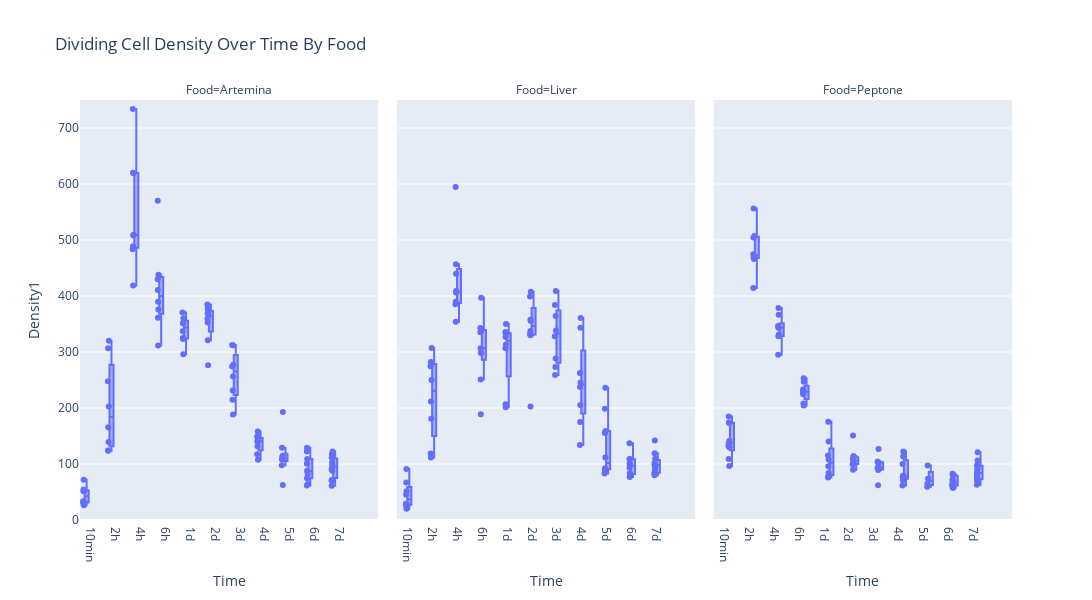

Write notebook code for a chart like this one.
### Markdown cell above
We have various formatting options that are simply arguments to our plotting function, including ones you might expect like range_x, range_y, width, height, and title.

### Code cell
px.box(df, x='Time', y='Density1', points='all', facet_col='Food', range_x=[-0.5,11.5], range_y=[0, 750], width=1200, height=600, title='Dividing Cell Density Over Time By Food')

### Figure 1 — Plotly figure (JSON) as saved in the notebook; plotly's stock layout.template omitted (floating-point values rounded to 4 significant figures)
{"data": [{"alignmentgroup": "True", "boxpoints": "all", "hovertemplate": "Food=Artemina<br>Time=%{x}<br>Density1=%{y}<extra></extra>", "legendgroup": "", "marker": {"color": "#636efa"}, "name": "", "notched": false, "offsetgroup": "", "orientation": "v", "showlegend": false, "type": "box", "x": ["10min", "10min", "10min", "10min", "10min", "10min", "10min", "10min", "2h", "2h", "2h", "2h", "2h", "2h", "2h", "2h", "4h", "4h", "4h", "4h", "4h", "4h", "4h", "4h", "6h", "6h", "6h", "6h", "6h", "6h", "6h", "6h", "1d", "1d", "1d", "1d", "1d", "1d", "1d", "1d", "2d", "2d", "2d", "2d", "2d", "2d", "2d", "2d", "3d", "3d", "3d", "3d", "3d", "3d", "3d", "3d", "4d", "4d", "4d", "4d", "4d", "4d", "4d", "4d", "5d", "5d", "5d", "5d", "5d", "5d", "5d", "5d", "5d", "6d", "6d", "6d", "6d", "6d", "6d", "6d", "6d", "6d", "6d", "7d", "7d", "7d", "7d", "7d", "7d", "7d", "7d", "7d", "7d", "7d"], "x0": " ", "xaxis": "x", "y": [51.18, 30.52, 54.46, 31.86, 51.76, 72.04, 26.42, 33.64, 202.5, 319.9, 123.8, 123.9, 247.7, 165.6, 306.7, 139.4, 418.9, 483.5, 488.9, 620.1, 508.6, 619.3, 733.8, 508.9, 311.5, 375.8, 438.1, 569.9, 429.8, 361.1, 410.7, 389.7, 296.1, 323.2, 325.0, 350.8, 351.8, 360.3, 370.7, 336.9, 370.2, 352.6, 377.2, 368.7, 321.0, 276.5, 359.2, 384.9, 312.2, 256.4, 312.4, 277.3, 274.0, 231.3, 188.3, 214.7, 131.7, 117.6, 107.6, 143.2, 149.3, 141.1, 139.8, 158.1, 97.96, 192.8, 113.9, 62.57, 128.8, 109.6, 107.7, 114.8, 110.1, 122.1, 88.13, 64.11, 82.01, 129.0, 100.3, 109.0, 61.39, 86.87, 74.45, 70.84, 122.4, 99.6, 87.83, 90.05, 61.27, 70.77, 94.92, 117.9, 103.3, 111.7], "y0": " ", "yaxis": "y"}, {"alignmentgroup": "True", "boxpoints": "all", "hovertemplate": "Food=Liver<br>Time=%{x}<br>Density1=%{y}<extra></extra>", "legendgroup": "", "marker": {"color": "#636efa"}, "name": "", "notched": false, "offsetgroup": "", "orientation": "v", "showlegend": false, "type": "box", "x": ["10min", "10min", "10min", "10min", "10min", "10min", "10min", "10min", "2h", "2h", "2h", "2h", "2h", "2h", "2h", "2h", "4h", "4h", "4h", "4h", "4h", "4h", "4h", "4h", "6h", "6h", "6h", "6h", "6h", "6h", "6h", "6h", "6h", "1d", "1d", "1d", "1d", "1d", "1d", "1d", "1d", "2d", "2d", "2d", "2d", "2d", "2d", "2d", "2d", "3d", "3d", "3d", "3d", "3d", "3d", "3d", "3d", "4d", "4d", "4d", "4d", "4d", "4d", "4d", "4d", "5d", "5d", "5d", "5d", "5d", "5d", "5d", "5d", "5d", "5d", "6d", "6d", "6d", "6d", "6d", "6d", "6d", "6d", "6d", "6d", "7d", "7d", "7d", "7d", "7d", "7d", "7d", "7d", "7d", "7d", "7d"], "x0": " ", "xaxis": "x2", "y": [28.82, 66.93, 45.3, 51.29, 26.5, 28.0, 90.9, 20.02, 111.5, 180.9, 307.1, 118.8, 274.4, 211.6, 282.3, 250.0, 406.1, 409.1, 353.8, 389.9, 456.8, 594.5, 385.2, 439.8, 250.9, 189.0, 306.6, 298.5, 335.1, 342.9, 298.1, 337.8, 396.9, 201.4, 206.7, 349.8, 335.5, 313.5, 326.7, 306.8, 331.6, 202.8, 332.1, 337.5, 357.8, 330.0, 355.4, 407.5, 399.2, 288.4, 273.1, 328.0, 258.9, 364.2, 338.2, 383.8, 409.0, 133.8, 205.5, 175.1, 262.4, 245.5, 360.5, 343.1, 237.6, 82.91, 155.2, 89.93, 90.79, 158.9, 92.12, 111.8, 91.46, 236.3, 198.5, 101.0, 93.48, 136.9, 108.6, 81.29, 76.99, 108.9, 82.0, 83.65, 99.94, 94.26, 79.89, 83.08, 81.9, 98.4, 101.7, 88.87, 98.61, 141.8, 109.2, 119.1], "y0": " ", "yaxis": "y2"}, {"alignmentgroup": "True", "boxpoints": "all", "hovertemplate": "Food=Peptone<br>Time=%{x}<br>Density1=%{y}<extra></extra>", "legendgroup": "", "marker": {"color": "#636efa"}, "name": "", "notched": false, "offsetgroup": "", "orientation": "v", "showlegend": false, "type": "box", "x": ["10min", "10min", "10min", "10min", "10min", "10min", "10min", "10min", "10min", "2h", "2h", "2h", "2h", "2h", "2h", "2h", "2h", "4h", "4h", "4h", "4h", "4h", "4h", "4h", "4h", "4h", "6h", "6h", "6h", "6h", "6h", "6h", "6h", "6h", "1d", "1d", "1d", "1d", "1d", "1d", "1d", "1d", "2d", "2d", "2d", "2d", "2d", "2d", "2d", "2d", "3d", "3d", "3d", "3d", "3d", "3d", "3d", "4d", "4d", "4d", "4d", "4d", "4d", "4d", "4d", "5d", "5d", "5d", "5d", "6d", "6d", "6d", "6d", "6d", "6d", "6d", "6d", "6d", "6d", "7d", "7d", "7d", "7d", "7d", "7d", "7d", "7d", "7d", "7d", "7d"], "x0": " ", "xaxis": "x3", "y": [174.3, 140.9, 184.9, 129.8, 132.6, 173.6, 96.55, 109.1, 137.1, 414.1, 466.3, 470.1, 474.6, 507.3, 504.5, 556.0, 469.4, 295.3, 328.0, 343.2, 328.5, 331.2, 378.5, 343.5, 346.5, 366.6, 224.3, 253.2, 204.5, 246.7, 207.8, 232.9, 228.3, 229.5, 75.77, 96.05, 140.0, 108.2, 76.81, 175.3, 115.4, 83.76, 109.5, 108.1, 98.93, 101.5, 151.1, 89.83, 104.6, 114.2, 89.33, 104.4, 93.0, 100.2, 126.8, 62.04, 93.45, 99.85, 77.13, 61.53, 76.76, 79.41, 70.99, 122.4, 113.2, 73.84, 65.24, 97.53, 59.55, 57.6, 61.44, 64.07, 62.6, 69.62, 57.77, 79.21, 71.44, 80.38, 82.68, 84.0, 121.1, 74.84, 106.3, 94.45, 89.93, 68.71, 97.82, 72.1, 62.74, 79.4], "y0": " ", "yaxis": "y3"}], "layout": {"annotations": [{"font": {}, "showarrow": false, "text": "Food=Artemina", "x": 0.16, "xanchor": "center", "xref": "paper", "y": 1, "yanchor": "bottom", "yref": "paper"}, {"font": {}, "showarrow": false, "text": "Food=Liver", "x": 0.5, "xanchor": "center", "xref": "paper", "y": 1, "yanchor": "bottom", "yref": "paper"}, {"font": {}, "showarrow": false, "text": "Food=Peptone", "x": 0.84, "xanchor": "center", "xref": "paper", "y": 1, "yanchor": "bottom", "yref": "paper"}], "boxmode": "group", "height": 600, "legend": {"tracegroupgap": 0}, "title": {"text": "Dividing Cell Density Over Time By Food"}, "width": 1200, "xaxis": {"anchor": "y", "domain": [0, 0.32], "range": [-0.5, 11.5], "title": {"text": "Time"}}, "xaxis2": {"anchor": "y2", "domain": [0.34, 0.66], "matches": "x", "range": [-0.5, 11.5], "title": {"text": "Time"}}, "xaxis3": {"anchor": "y3", "domain": [0.68, 1.0], "matches": "x", "range": [-0.5, 11.5], "title": {"text": "Time"}}, "yaxis": {"anchor": "x", "domain": [0, 1], "range": [0, 750], "title": {"text": "Density1"}}, "yaxis2": {"anchor": "x2", "domain": [0, 1], "matches": "y", "showticklabels": false}, "yaxis3": {"anchor": "x3", "domain": [0, 1], "matches": "y", "showticklabels": false}}}
